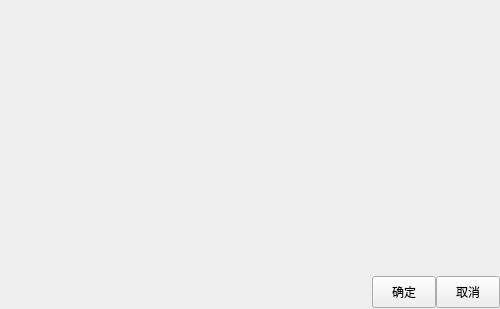
<?xml version="1.0" encoding="UTF-8"?>
<ui version="4.0">
 <class>Dialog</class>
 <widget class="QWidget" name="Dialog">
  <property name="geometry">
   <rect>
    <x>0</x>
    <y>0</y>
    <width>500</width>
    <height>309</height>
   </rect>
  </property>
  <property name="windowTitle">
   <string/>
  </property>
  <widget class="QLabel" name="l_title">
   <property name="geometry">
    <rect>
     <x>0</x>
     <y>0</y>
     <width>500</width>
     <height>32</height>
    </rect>
   </property>
   <property name="text">
    <string/>
   </property>
   <property name="alignment">
    <set>Qt::AlignLeading|Qt::AlignLeft|Qt::AlignVCenter</set>
   </property>
   <property name="wordWrap">
    <bool>true</bool>
   </property>
  </widget>
  <widget class="QPushButton" name="pb_ok">
   <property name="geometry">
    <rect>
     <x>372</x>
     <y>276</y>
     <width>64</width>
     <height>32</height>
    </rect>
   </property>
   <property name="text">
    <string>确定</string>
   </property>
  </widget>
  <widget class="QPushButton" name="pb_cancel">
   <property name="geometry">
    <rect>
     <x>436</x>
     <y>276</y>
     <width>64</width>
     <height>32</height>
    </rect>
   </property>
   <property name="text">
    <string>取消</string>
   </property>
  </widget>
  <widget class="QWidget" name="widget" native="true">
   <property name="geometry">
    <rect>
     <x>0</x>
     <y>32</y>
     <width>500</width>
     <height>245</height>
    </rect>
   </property>
  </widget>
 </widget>
 <resources/>
 <connections/>
</ui>
